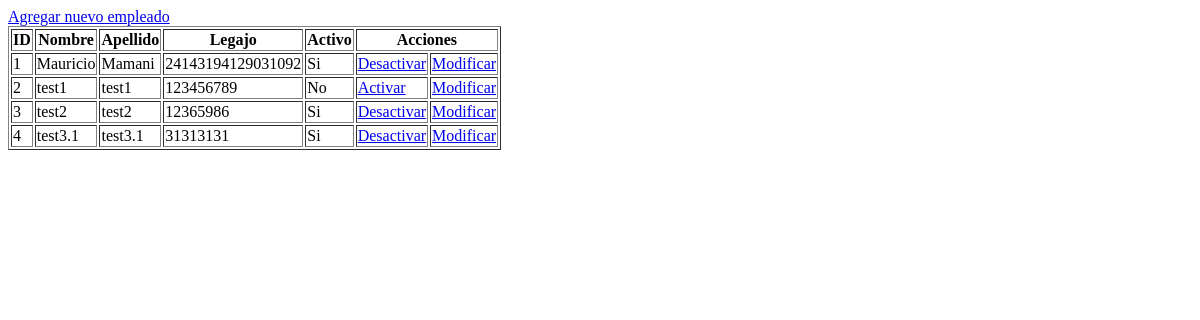
Before: /reservas/empleados/listado/ with the older database file.
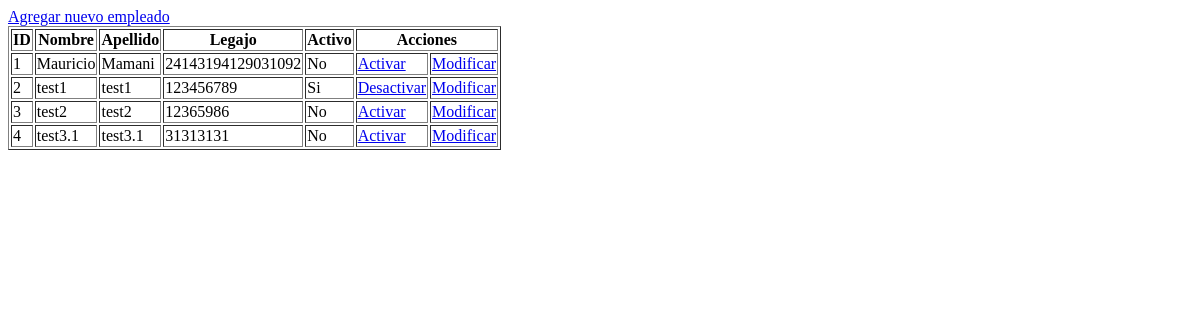
After: the same page with the newer database file.
### reservas/models.py (models this page shows)
class Empleado(models.Model):
    nombre = models.CharField(verbose_name="Nombre",max_length=50)
    apellido = models.CharField(verbose_name="Apellido",max_length=50)
    numero_legajo = models.IntegerField(verbose_name="Numero de legajo")
    activo = models.BooleanField(verbose_name="Activo",default=True)

### reservas/views.py (the view)
# urls.py: path('empleados/listado/', views.listado_empleados, name="listado_empleados"),
def listado_empleados(request):
    empleados = Empleado.objects.all()
    context = {
        "empleados": empleados
    }
    return render(request, "reservas/listar_empleados.html", context)

### reservas/templates/reservas/listar_empleados.html (shortened to what this page needs)
<!DOCTYPE html>
<html lang="en">
<head>
</head>
<body>
    <a href="{% url 'registrar_empleado' %}">Agregar nuevo empleado</a>
    <table border="1">
        <thead>
            <tr>
                <th>ID</th>
                <th>Nombre</th>
                <th>Apellido</th>
                <th>Legajo</th>
                <th>Activo</th>
                <th colspan="2">Acciones</th>
            </tr>
        </thead>
        <tbody>
            {% for empleado in empleados %}
            <tr>
                <td>{{empleado.id}}</td>
                <td>{{empleado.nombre}}</td>
                <td>{{empleado.apellido}}</td>
                <td>{{empleado.numero_legajo}}</td>
                {% if empleado.activo %}
                    <td>Si</td>
                    <td><a href="{% url 'desactivar_empleado' empleado.id %}">Desactivar</a></td>
                {% else %}
                    <td>No</td>
                    <td><a href="{% url 'activar_empleado' empleado.id %}">Activar</a></td>
                {% endif %}
                <td><a href="{% url 'modificar_empleado' empleado.id %}">Modificar</a></td>
            </tr>
            {% endfor %}
        </tbody>
    </table>
</body>
</html>

Changed rows visible on the page:
changed Empleado "Mauricio": activo "Si Desactivar" → "No Activar"
changed Empleado "test1": activo "No Activar" → "Si Desactivar"
changed Empleado "test2": activo "Si Desactivar" → "No Activar"
changed Empleado "test3.1": activo "Si Desactivar" → "No Activar"
